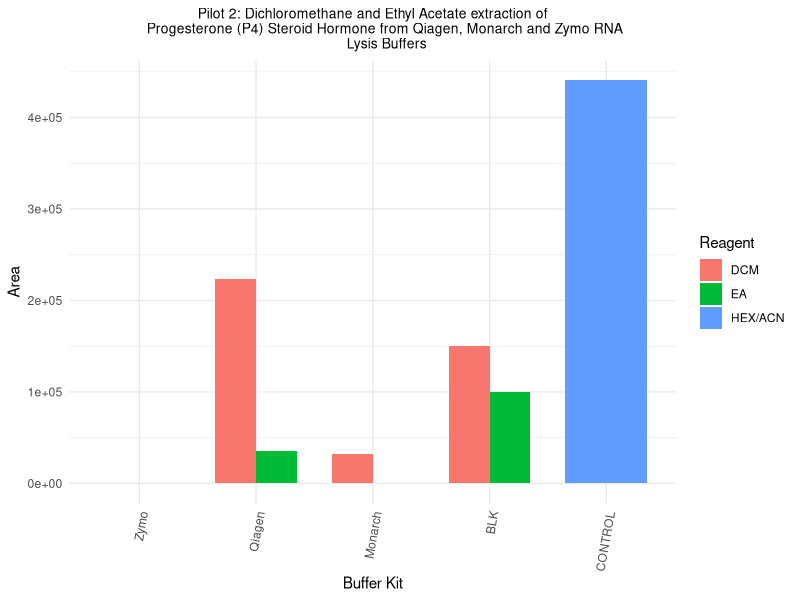

Write the R code that produced this figure. (Note: this script raises an error after producing the figure.)
## September 27 2023 - Pilot 2
# Reagents: Ethyl Acetate (EA) and Dichloromethane (DCM)

# Load necessary libraries
library(tidyverse)
library(ggplot2)
library(cowplot)
library(forcats)

# Initial read of csv data from Multiquant
pilot2_data <- read.csv("data/sep27data_DCMEA3buffer.csv")
pilot2_data

# Cleaning data types
pilot2_data_cleaned <- pilot2_data %>%
  mutate(area_p4 = as.numeric(area_p4)) %>% 
  mutate(area_f = as.numeric(area_f)) %>% 
  mutate(area_b = as.numeric(area_b)) %>% 
  mutate(reagent = as.factor(reagent)) %>%
  mutate(area_p4 = coalesce(area_p4, 0)) %>%  # Removal of NA values - keep?
  mutate(area_f = coalesce(area_f, 0)) %>% 
  mutate(area_b = coalesce(area_b, 0)) %>% 
  as.data.frame()

pilot2_data_cleaned

# Plotting bar graph of pilot 2 area data per treatment
# P4 graph
pilot2_bar <- pilot2_data_cleaned %>%
  ggplot(aes(x = fct_inorder(buffer), 
             y = (area_p4),
             fill = as.factor(reagent)
             )
         ) +
  geom_bar(stat = "identity",
           position = "dodge",
           width = 0.7,
           na.rm = TRUE
           ) +

  labs(title = "Pilot 2: Dichloromethane and Ethyl Acetate extraction of
       Progesterone (P4) Steroid Hormone from Qiagen, Monarch and Zymo RNA 
       Lysis Buffers",
       x = "Buffer Kit",
       y = "Area",
       fill = "Reagent"
       ) +
  
  theme_minimal() +
  theme(plot.title = element_text(hjust = 0.5, size = 10),
        axis.text.x = element_text(angle = 80, hjust = 1)
        )  

pilot2_bar  

### -------------------------------------------------------------------------
# Initial read of averaged area data values, calculated from initial MQ data
pilot2_avgdata <- read.csv("data/sep27data_DCMEA3buffer_averaged.csv")

# Cleaning data types
pilot2_avgdata_cleaned <- pilot2_avgdata %>%
  mutate(avg_area = as.numeric(avg_area)) %>% 
  mutate(reagent = as.factor(reagent)) %>%
  mutate(avg_area = coalesce(avg_area, 0)) %>%  # Removal of NA values - keep?
  as.data.frame() 

pilot2_avgdata_cleaned

# Plotting line graph of pilot 2 data average area per treatment
pilot2_line <- pilot2_avgdata_cleaned %>%
  ggplot(aes(x = fct_inorder(buffer), 
             y = avg_area, 
             group = reagent, 
             color = reagent)) +
  geom_line() +
  geom_point() +
  labs(title = "Average Area by Buffer Treatment and Reagent",
       x = "Buffer Treatment",
       y = "Average Area") +
  theme_minimal()

pilot2_line
